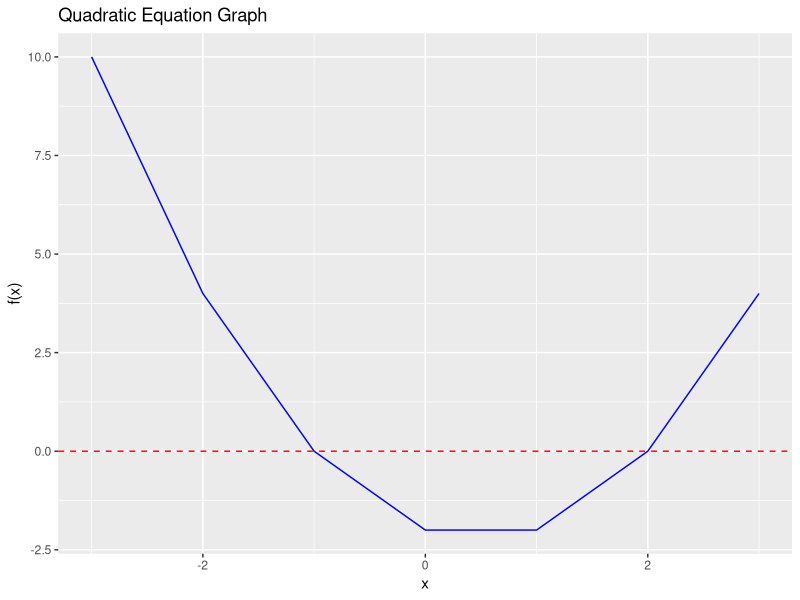

Here is the R script that generated this plot:
## ---- chunk 1
a=1
b=-1
# c will be called k
k=-2
## ---- chunk 2
#To determine if the quadratic equation have real solutions we use the discriminant. 
real_soln<-b^2-4*a*k

if (real_soln>=0){
  soln_1<-(-b+sqrt(real_soln)/2*a)
  soln_2<-(-b-sqrt(real_soln)/2*a)
  
  cat("Real Solutions: \n")
  cat("x =", soln_1, "\n")
  cat("x =", soln_2, "\n")
} else {
  cat("No real solutions. \n")
}
## ---- chunk 3
library (ggplot2)
x<-seq(-3,3) #values for x
y<-a*x^2+b*x+k #values for y

ggplot(
  #values
  data.frame(x,y), aes(x,y)) +
  #defining the color for the quadratic function
  geom_line(color = "blue") + 
  #an horizontal line in the origin
  geom_hline(yintercept = 0, linetype = "dashed", color = "red") + 
  #graph labeling
  labs(title = "Quadratic Equation Graph",
       x = "x",
       y = "f(x)")

